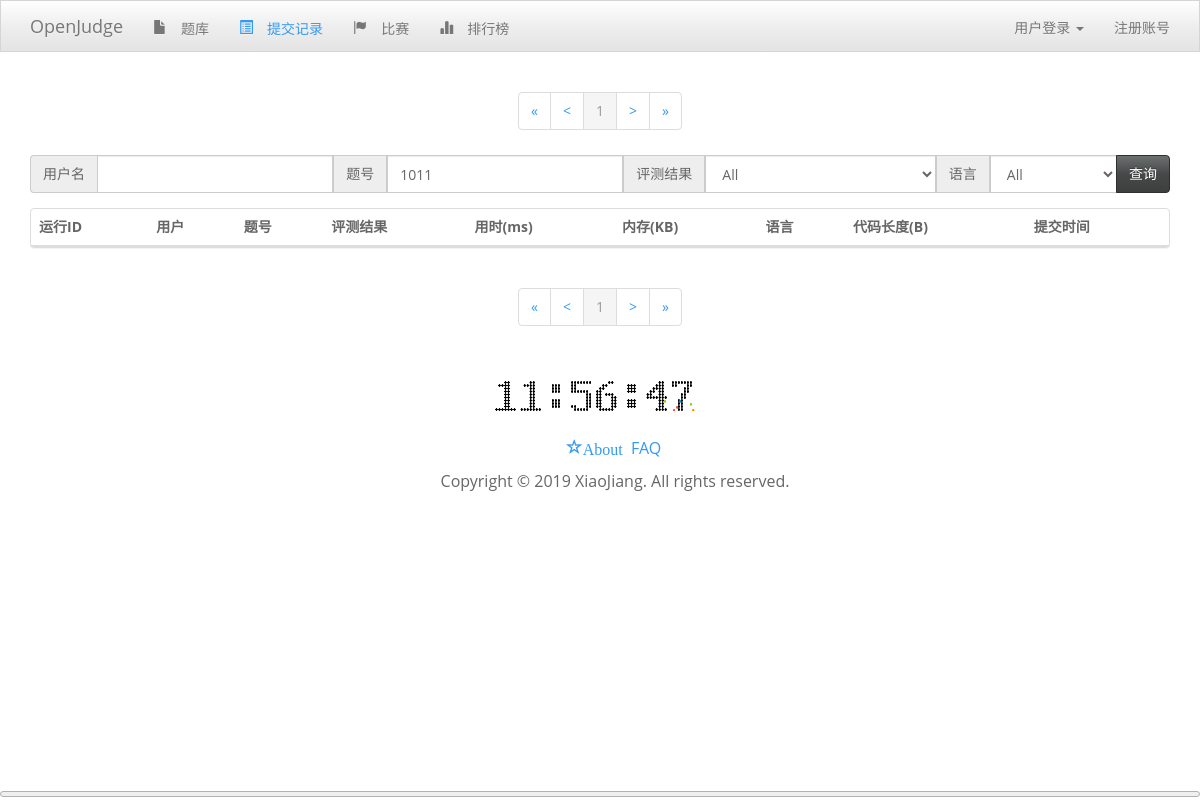
Page /Status.php?Problem=1011 on the earlier database version.
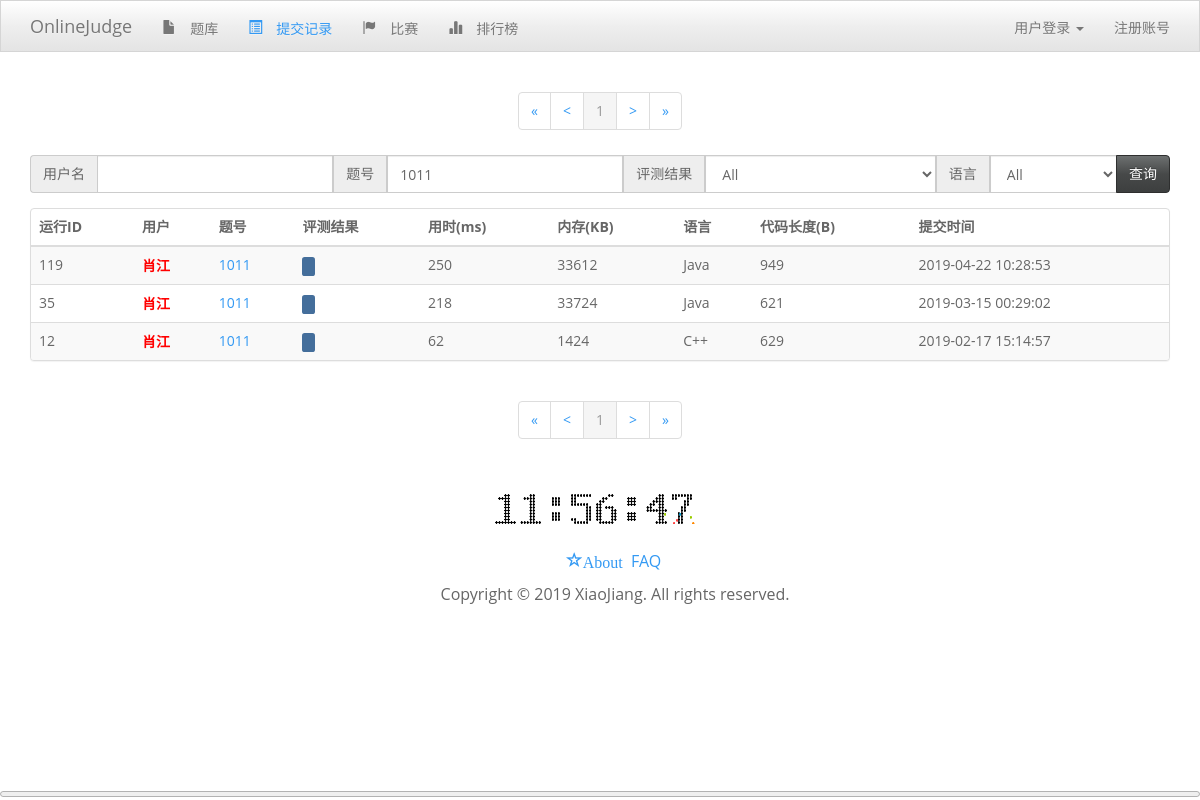
Same page on the later database version.
### tables this page shows
CREATE TABLE IF NOT EXISTS `oj_data` (
  `oj_name` varchar(20) NOT NULL COMMENT '网站名称',
  `oj_html_title` varchar(30) NOT NULL COMMENT '标题',
  `oj_title` varchar(30) NOT NULL COMMENT '副名称',
  `oj_runid` int(11) NOT NULL,
  `oj_EvaMacState_1` int(11) NOT NULL,
  `oj_EvaMacState_2` int(11) NOT NULL,
  `oj_allrun_1` int(11) NOT NULL,
  `oj_allrun_2` int(11) NOT NULL
);

CREATE TABLE IF NOT EXISTS `oj_status` (
  `RunID` int(11) NOT NULL COMMENT '运行ID',
  `User` varchar(20) NOT NULL COMMENT '用户',
  `Problem` int(11) NOT NULL COMMENT '问题编号',
  `Status` int(11) NOT NULL COMMENT '状态',
  `UseTime` int(11) NOT NULL COMMENT '耗时',
  `UseMemory` int(11) NOT NULL,
  `Language` varchar(10) NOT NULL COMMENT '语言',
  `CodeLen` int(11) NOT NULL COMMENT '代码长度',
  `SubTime` datetime NOT NULL COMMENT '提交时间',
  `AllStatus` varchar(1000) NOT NULL COMMENT '测试点状态',
  `Show` int(11) NOT NULL,
  `Judger` varchar(20) NOT NULL
);

### Php/LoadData.php (called while the page is built, shortened)
<?php
function LoadData()
{
    $sql = "SELECT * FROM oj_data";
    $result = mysql_query($sql);
    $row = mysql_fetch_array($result);
    $WebName = $row['oj_name'];
}
function GetUserColor($Fight)
{
    if($Fight >= 3200)
        return '"myuser-base myuser-red"';
}
LoadData();
?>

### Status.php (the view, shortened to what the changed rows need)
<!DOCTYPE html>
<html lang="zh-cn">
<?php require_once('Php/HTML_Head.php') ?>
<?php
	$AddHref = "";
	$AllCmd = "";
	if(!isset($LandUser) || $User_Jurisdicton != JUR_ADMIN)
	{
		$AllCmd = ' where `Show`=1';
	}
	if(array_key_exists('Problem', $_GET))
	{
		if($_GET['Problem'] != "")
		{
			$AddHref = $AddHref.'&Problem='.$_GET['Problem'];
			if($AllCmd == "")
				$AllCmd = ' where';
			else
				$AllCmd = $AllCmd.' and';
			$AllCmd = $AllCmd.' `Problem`='.$_GET['Problem'];
		}
	}
	$sql = "SELECT count(*) as `value` FROM `oj_status` ".$AllCmd;
    $rs = mysql_query($sql);
    $StaCount = mysql_fetch_array($rs);
    $clength = $StaCount['value'];
    $iPage = 1;
	$iPage = floor($iPage);
    $MinPage = 1;
    $iPage = $iPage >=  $MinPage ? $iPage : 1;
	$MaxPage = ceil(($clength * 1.0) / MaxRankNum);
	$MaxPage = $MaxPage > 0 ? $MaxPage : 1;
    $iPage = $iPage <=  $MaxPage ? $iPage : $MaxPage;
    if($MaxPage <= MaxButtonNum)
    {
        $StaButNum = 1;
        $EndButNum = $MaxPage;
	}
	$LimitShowSql = " ORDER BY `RunID` desc limit ".($iPage - 1) * MaxRankNum.", ".MaxRankNum;
	$sql = "SELECT * FROM oj_status".$AllCmd.$LimitShowSql;
	$result = mysql_query($sql);
	$AllStatus = array();
    while($row = mysql_fetch_array($result))
    {
		$AllStatus[]= array(
            "RunID" => $row['RunID'],
            "User" => $row['User'],
            "Problem" => $row['Problem'],
            "Status" => $row['Status'],
			"UseTime" => $row['UseTime'],
			"UseMemory" => $row['UseMemory'],
			"Language" => $row['Language'],
			"CodeLen" => $row['CodeLen'],
			"SubTime" => $row['SubTime'],
			"AllStatus" => $row['AllStatus'],
			"Show" => $row['Show']
        );
	}
?>
<body>
	<?php require_once ('Php/Page_Header.php') ?>
	<div class="container">
		 <center>
            <ul class="pagination">
                <?php
                for($i =  $StaButNum; $i <= $EndButNum; $i++)
                {
                    if($i == $iPage)
                        echo '<li class="active"><a href="Status.php?Page='.$i.$AddHref.'">'.$i.'</a></li>';
                    else
                        echo '<li><a href="Status.php?Page='.$i.$AddHref.'">'.$i.'</a></li>';
                }
                ?>
            </ul>
        </center>
		<div class="panel panel-default animated fadeInDown">
			<table class="table table-striped table-hover">
				<thead>
					<tr>
						<th>运行ID</th>
						<th>用户</th>
						<th>题号</th>
						<th>评测结果</th>
						<th>用时(ms)</th>
						<th>内存(KB)</th>
						<th>语言</th>
						<th>代码长度(B)</th>
						<th>提交时间</th>
					</tr>
				</thead>
				<tbody>
				<?php
				for($i = 0; $i < MaxRankNum; $i++)
				{
					if(!isset($AllStatus[$i]['RunID']))
                    {
                        continue;
                    }
					$sql = "SELECT Fight FROM oj_user WHERE name='".$AllStatus[$i]['User']."'";
					$result = mysql_query($sql);
					$row = mysql_fetch_array($result);
					echo '<tr>';
					if(isset($LandUser) && $User_Jurisdicton == JUR_ADMIN)
					{
						unset($_GET['ReEva']);
						echo '<td>';
						echo $AllStatus[$i]['RunID'];
						echo ' &nbsp;';
						echo '<a class="label label-warning" href="/Php/AfreshEva.php?ReEva='.$AllStatus[$i]['RunID'].'" target="myIframeNull">重测</a>';
						echo '<iframe id="myIframe" name="myIframeNull" style="display:none"></iframe>';
						echo ' <a class="label label-default" href="/ShowLog.php?RunID='.$AllStatus[$i]['RunID'].'" >日志</a>';
						if($AllStatus[$i]['Show'] == 1)
						{
							echo ' <a class="label label-primary" href="/Php/StatusShow.php?RunID='.$AllStatus[$i]['RunID'].'" target="myIframeNull">隐藏</a>';
						}
						else
						{
							echo ' <a class="label label-info" href="/Php/StatusShow.php?RunID='.$AllStatus[$i]['RunID'].'" target="myIframeNull">显示</a>';
						}
						echo '<iframe id="myIframe" name="myIframeNull" style="display:none">隐藏</iframe>';
						echo '</td>';
					}
					else
					{
						echo '<td>'.$AllStatus[$i]['RunID'].'</td>';
					}
					echo '<td>';
					echo '<a href="/OtherUser.php?User='.$AllStatus[$i]['User'].'" class='.GetUserColor($row[0]).'>'.$AllStatus[$i]['User'].'</a>';
					echo '</td>';
					echo '<td>';
					echo '<a href="/Question.php?Problem='.$AllStatus[$i]['Problem'].'">'.$AllStatus[$i]['Problem'].'</a>';
					echo '</td>';
					echo '<td>';
					echo '<a class="label" href="/Detail.php?RunID='.$AllStatus[$i]['RunID'].'" data-status="'.$AllStatusName[$AllStatus[$i]['Status']].'">'.$AllStatusCName[$AllStatus[$i]['Status']].' '.$AllStatusName[$AllStatus[$i]['Status']].'</a>';
					echo '</td>';
					echo '<td>';
					echo $AllStatus[$i]['UseTime'];
					echo '</td>';
					echo '<td>';
					echo $AllStatus[$i]['UseMemory'];
					echo '</td>';
					echo '<td>';
					echo $AllStatus[$i]['Language'];
					echo '</td>';
					echo '<td>';
					echo $AllStatus[$i]['CodeLen'];
					echo '</td>';
					echo '<td>';
					echo $AllStatus[$i]['SubTime'];
					echo '</td>';
					echo '</tr>';
				}
				?>
				</tbody>
			</table>
		</div>
		<center>
            <ul class="pagination">
                <?php
                for($i =  $StaButNum; $i <= $EndButNum; $i++)
                {
                    if($i == $iPage)
                        echo '<li class="active"><a href="Status.php?Page='.$i.$AddHref.'">'.$i.'</a></li>';
                    else
                        echo '<li><a href="Status.php?Page='.$i.$AddHref.'">'.$i.'</a></li>';
                }
                ?>
            </ul>
        </center>
	</div>
</body>
</html>

### Php/Page_Header.php (shortened to what the changed rows need)
<nav class="navbar navbar-default navbar-static-top" role="navigation">
	<div class="container">
		<div class="navbar-header">
			<a class="navbar-brand" href="/">
				<?php echo $WebName ?>
			</a>
		</div>
	</div>
</nav>

Differences in the rows shown:
removed oj_data: oj_name "OpenJudge"
added oj_data: oj_name "OnlineJudge"
added oj_status: RunID "119", User "肖江", Problem "1011", Status 4 (drawn), UseTime "250", UseMemory "33612", Language "Java", CodeLen "949", SubTime "2019-04-22 10:28:53"
now on this page (row edited): oj_status: RunID "35", User "肖江", Problem "1011", Status 4 (drawn), UseTime "218", UseMemory "33724", Language "Java", CodeLen "621", SubTime "2019-03-15 00:29:02"
now on this page (row edited): oj_status: RunID "12", User "肖江", Problem "1011", Status 4 (drawn), UseTime "62", UseMemory "1424", Language "C++", CodeLen "629", SubTime "2019-02-17 15:14:57"
